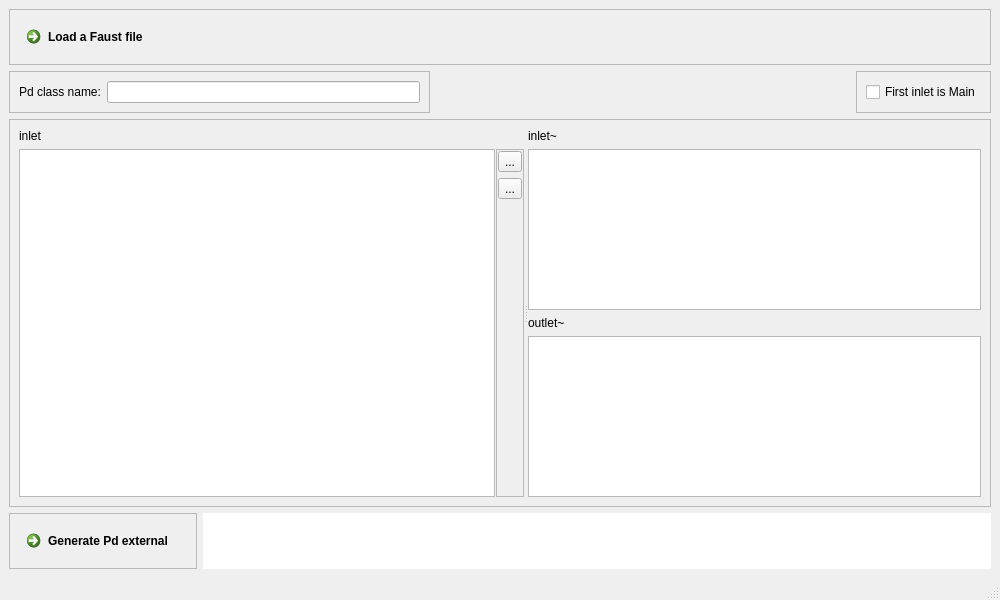
<?xml version="1.0" encoding="UTF-8"?>
<ui version="4.0">
 <class>MainWindow</class>
 <widget class="QMainWindow" name="MainWindow">
  <property name="geometry">
   <rect>
    <x>0</x>
    <y>0</y>
    <width>1000</width>
    <height>600</height>
   </rect>
  </property>
  <property name="windowTitle">
   <string>MainWindow</string>
  </property>
  <widget class="QWidget" name="centralwidget">
   <layout class="QVBoxLayout" name="verticalLayout_4">
    <item>
     <widget class="QFrame" name="frame">
      <property name="frameShape">
       <enum>QFrame::StyledPanel</enum>
      </property>
      <property name="frameShadow">
       <enum>QFrame::Raised</enum>
      </property>
      <layout class="QHBoxLayout" name="horizontalLayout">
       <item>
        <widget class="QCommandLinkButton" name="btn_loadFaustFile">
         <property name="text">
          <string>Load a Faust file</string>
         </property>
        </widget>
       </item>
       <item>
        <spacer name="horizontalSpacer_2">
         <property name="orientation">
          <enum>Qt::Horizontal</enum>
         </property>
         <property name="sizeHint" stdset="0">
          <size>
           <width>40</width>
           <height>20</height>
          </size>
         </property>
        </spacer>
       </item>
       <item>
        <widget class="QLabel" name="lbl_filename">
         <property name="text">
          <string>&lt;no file&gt;</string>
         </property>
        </widget>
       </item>
       <item>
        <spacer name="horizontalSpacer">
         <property name="orientation">
          <enum>Qt::Horizontal</enum>
         </property>
         <property name="sizeHint" stdset="0">
          <size>
           <width>254</width>
           <height>20</height>
          </size>
         </property>
        </spacer>
       </item>
      </layout>
     </widget>
    </item>
    <item>
     <widget class="QWidget" name="widget" native="true">
      <layout class="QHBoxLayout" name="horizontalLayout_3">
       <property name="leftMargin">
        <number>0</number>
       </property>
       <property name="topMargin">
        <number>0</number>
       </property>
       <property name="rightMargin">
        <number>0</number>
       </property>
       <property name="bottomMargin">
        <number>0</number>
       </property>
       <item>
        <widget class="QFrame" name="frame_3">
         <property name="sizePolicy">
          <sizepolicy hsizetype="Preferred" vsizetype="Maximum">
           <horstretch>0</horstretch>
           <verstretch>0</verstretch>
          </sizepolicy>
         </property>
         <property name="frameShape">
          <enum>QFrame::StyledPanel</enum>
         </property>
         <property name="frameShadow">
          <enum>QFrame::Raised</enum>
         </property>
         <layout class="QHBoxLayout" name="horizontalLayout_2">
          <item>
           <widget class="QLabel" name="label_4">
            <property name="text">
             <string>Pd class name:</string>
            </property>
           </widget>
          </item>
          <item>
           <widget class="QLineEdit" name="txt_classname"/>
          </item>
         </layout>
        </widget>
       </item>
       <item>
        <spacer name="horizontalSpacer_3">
         <property name="orientation">
          <enum>Qt::Horizontal</enum>
         </property>
         <property name="sizeHint" stdset="0">
          <size>
           <width>299</width>
           <height>20</height>
          </size>
         </property>
        </spacer>
       </item>
       <item>
        <widget class="QFrame" name="frame_5">
         <property name="frameShape">
          <enum>QFrame::StyledPanel</enum>
         </property>
         <property name="frameShadow">
          <enum>QFrame::Raised</enum>
         </property>
         <layout class="QHBoxLayout" name="horizontalLayout_6">
          <item>
           <widget class="QCheckBox" name="chk_mainSignalIn">
            <property name="text">
             <string>First inlet is Main</string>
            </property>
           </widget>
          </item>
         </layout>
        </widget>
       </item>
      </layout>
     </widget>
    </item>
    <item>
     <widget class="QFrame" name="frame_2">
      <property name="frameShape">
       <enum>QFrame::StyledPanel</enum>
      </property>
      <property name="frameShadow">
       <enum>QFrame::Raised</enum>
      </property>
      <layout class="QHBoxLayout" name="horizontalLayout_8">
       <item>
        <widget class="QSplitter" name="splitter">
         <property name="orientation">
          <enum>Qt::Horizontal</enum>
         </property>
         <widget class="QWidget" name="">
          <layout class="QVBoxLayout" name="verticalLayout_3">
           <item>
            <widget class="QLabel" name="label">
             <property name="text">
              <string>inlet</string>
             </property>
            </widget>
           </item>
           <item>
            <layout class="QHBoxLayout" name="horizontalLayout_7">
             <property name="spacing">
              <number>1</number>
             </property>
             <item>
              <widget class="QTableWidget" name="tw_ctlin"/>
             </item>
             <item>
              <widget class="QFrame" name="frame_6">
               <property name="frameShape">
                <enum>QFrame::StyledPanel</enum>
               </property>
               <property name="frameShadow">
                <enum>QFrame::Raised</enum>
               </property>
               <layout class="QVBoxLayout" name="verticalLayout_2">
                <property name="leftMargin">
                 <number>1</number>
                </property>
                <property name="topMargin">
                 <number>1</number>
                </property>
                <property name="rightMargin">
                 <number>1</number>
                </property>
                <property name="bottomMargin">
                 <number>1</number>
                </property>
                <item>
                 <widget class="QToolButton" name="btn_ctlMoveUp">
                  <property name="toolTip">
                   <string>Move control up</string>
                  </property>
                  <property name="text">
                   <string>...</string>
                  </property>
                  <property name="icon">
                   <iconset theme="go-up">
                    <normaloff>.</normaloff>.</iconset>
                  </property>
                 </widget>
                </item>
                <item>
                 <widget class="QToolButton" name="btn_ctlMoveDown">
                  <property name="toolTip">
                   <string>Move control down</string>
                  </property>
                  <property name="text">
                   <string>...</string>
                  </property>
                  <property name="icon">
                   <iconset theme="go-down">
                    <normaloff>.</normaloff>.</iconset>
                  </property>
                 </widget>
                </item>
                <item>
                 <spacer name="verticalSpacer">
                  <property name="orientation">
                   <enum>Qt::Vertical</enum>
                  </property>
                  <property name="sizeHint" stdset="0">
                   <size>
                    <width>20</width>
                    <height>40</height>
                   </size>
                  </property>
                 </spacer>
                </item>
               </layout>
              </widget>
             </item>
            </layout>
           </item>
          </layout>
         </widget>
         <widget class="QWidget" name="">
          <layout class="QVBoxLayout" name="verticalLayout">
           <item>
            <widget class="QLabel" name="label_2">
             <property name="text">
              <string>inlet~</string>
             </property>
            </widget>
           </item>
           <item>
            <widget class="QTableWidget" name="tw_sigin"/>
           </item>
           <item>
            <widget class="QLabel" name="label_3">
             <property name="text">
              <string>outlet~</string>
             </property>
            </widget>
           </item>
           <item>
            <widget class="QTableWidget" name="tw_sigout"/>
           </item>
          </layout>
         </widget>
        </widget>
       </item>
      </layout>
     </widget>
    </item>
    <item>
     <widget class="QWidget" name="widget_2" native="true">
      <layout class="QHBoxLayout" name="horizontalLayout_4">
       <property name="leftMargin">
        <number>0</number>
       </property>
       <property name="topMargin">
        <number>0</number>
       </property>
       <property name="rightMargin">
        <number>0</number>
       </property>
       <property name="bottomMargin">
        <number>0</number>
       </property>
       <item>
        <widget class="QFrame" name="frame_4">
         <property name="sizePolicy">
          <sizepolicy hsizetype="Preferred" vsizetype="Maximum">
           <horstretch>0</horstretch>
           <verstretch>0</verstretch>
          </sizepolicy>
         </property>
         <property name="frameShape">
          <enum>QFrame::StyledPanel</enum>
         </property>
         <property name="frameShadow">
          <enum>QFrame::Raised</enum>
         </property>
         <layout class="QHBoxLayout" name="horizontalLayout_5">
          <item>
           <widget class="QCommandLinkButton" name="btn_generate">
            <property name="text">
             <string>Generate Pd external</string>
            </property>
           </widget>
          </item>
         </layout>
        </widget>
       </item>
       <item>
        <widget class="PdObjectView" name="graphicsView">
         <property name="sizePolicy">
          <sizepolicy hsizetype="Expanding" vsizetype="Ignored">
           <horstretch>0</horstretch>
           <verstretch>0</verstretch>
          </sizepolicy>
         </property>
         <property name="frameShape">
          <enum>QFrame::NoFrame</enum>
         </property>
        </widget>
       </item>
      </layout>
     </widget>
    </item>
   </layout>
  </widget>
  <widget class="QMenuBar" name="menubar">
   <property name="geometry">
    <rect>
     <x>0</x>
     <y>0</y>
     <width>1000</width>
     <height>25</height>
    </rect>
   </property>
  </widget>
  <widget class="QStatusBar" name="statusbar"/>
 </widget>
 <customwidgets>
  <customwidget>
   <class>PdObjectView</class>
   <extends>QGraphicsView</extends>
   <header>pd_object_view.h</header>
  </customwidget>
 </customwidgets>
 <resources/>
 <connections/>
</ui>
